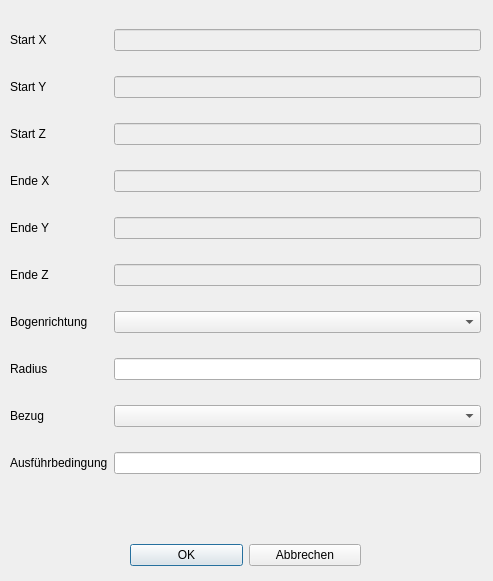
<?xml version="1.0" encoding="UTF-8"?>
<ui version="4.0">
 <class>Dialog_bearb_fbogen</class>
 <widget class="QDialog" name="Dialog_bearb_fbogen">
  <property name="geometry">
   <rect>
    <x>0</x>
    <y>0</y>
    <width>493</width>
    <height>581</height>
   </rect>
  </property>
  <property name="windowTitle">
   <string>Dialog</string>
  </property>
  <widget class="QWidget" name="layoutWidget">
   <property name="geometry">
    <rect>
     <x>10</x>
     <y>10</y>
     <width>471</width>
     <height>491</height>
    </rect>
   </property>
   <layout class="QGridLayout" name="gridLayout">
    <item row="5" column="1">
     <widget class="QLineEdit" name="lineEdit_ye">
      <property name="enabled">
       <bool>false</bool>
      </property>
     </widget>
    </item>
    <item row="2" column="1">
     <widget class="QLineEdit" name="lineEdit_ys">
      <property name="enabled">
       <bool>false</bool>
      </property>
     </widget>
    </item>
    <item row="10" column="0">
     <widget class="QLabel" name="label_12">
      <property name="text">
       <string>Ausführbedingung</string>
      </property>
     </widget>
    </item>
    <item row="1" column="1">
     <widget class="QLineEdit" name="lineEdit_xs">
      <property name="enabled">
       <bool>false</bool>
      </property>
     </widget>
    </item>
    <item row="6" column="0">
     <widget class="QLabel" name="label">
      <property name="text">
       <string>Ende Z</string>
      </property>
     </widget>
    </item>
    <item row="9" column="0">
     <widget class="QLabel" name="label_11">
      <property name="text">
       <string>Bezug</string>
      </property>
     </widget>
    </item>
    <item row="2" column="0">
     <widget class="QLabel" name="label_5">
      <property name="text">
       <string>Start Y</string>
      </property>
     </widget>
    </item>
    <item row="9" column="1">
     <widget class="QComboBox" name="comboBox_bezug"/>
    </item>
    <item row="4" column="0">
     <widget class="QLabel" name="label_3">
      <property name="text">
       <string>Ende X</string>
      </property>
     </widget>
    </item>
    <item row="4" column="1">
     <widget class="QLineEdit" name="lineEdit_xe">
      <property name="enabled">
       <bool>false</bool>
      </property>
     </widget>
    </item>
    <item row="1" column="0">
     <widget class="QLabel" name="label_4">
      <property name="text">
       <string>Start X</string>
      </property>
     </widget>
    </item>
    <item row="7" column="0">
     <widget class="QLabel" name="label_2">
      <property name="text">
       <string>Bogenrichtung</string>
      </property>
     </widget>
    </item>
    <item row="10" column="1">
     <widget class="QLineEdit" name="lineEdit_afb"/>
    </item>
    <item row="3" column="1">
     <widget class="QLineEdit" name="lineEdit_zs">
      <property name="enabled">
       <bool>false</bool>
      </property>
     </widget>
    </item>
    <item row="3" column="0">
     <widget class="QLabel" name="label_6">
      <property name="text">
       <string>Start Z</string>
      </property>
     </widget>
    </item>
    <item row="7" column="1">
     <widget class="QComboBox" name="comboBox_uzs"/>
    </item>
    <item row="5" column="0">
     <widget class="QLabel" name="label_10">
      <property name="text">
       <string>Ende Y</string>
      </property>
     </widget>
    </item>
    <item row="6" column="1">
     <widget class="QLineEdit" name="lineEdit_ze">
      <property name="enabled">
       <bool>false</bool>
      </property>
     </widget>
    </item>
    <item row="8" column="1">
     <widget class="QLineEdit" name="lineEdit_rad"/>
    </item>
    <item row="8" column="0">
     <widget class="QLabel" name="label_7">
      <property name="text">
       <string>Radius</string>
      </property>
     </widget>
    </item>
   </layout>
  </widget>
  <widget class="QWidget" name="layoutWidget_2">
   <property name="geometry">
    <rect>
     <x>130</x>
     <y>540</y>
     <width>231</width>
     <height>31</height>
    </rect>
   </property>
   <layout class="QHBoxLayout" name="horizontalLayout">
    <item>
     <widget class="QPushButton" name="btn_ok">
      <property name="text">
       <string>OK</string>
      </property>
     </widget>
    </item>
    <item>
     <widget class="QPushButton" name="btn_abbrechen">
      <property name="text">
       <string>Abbrechen</string>
      </property>
     </widget>
    </item>
   </layout>
  </widget>
 </widget>
 <resources/>
 <connections/>
</ui>
